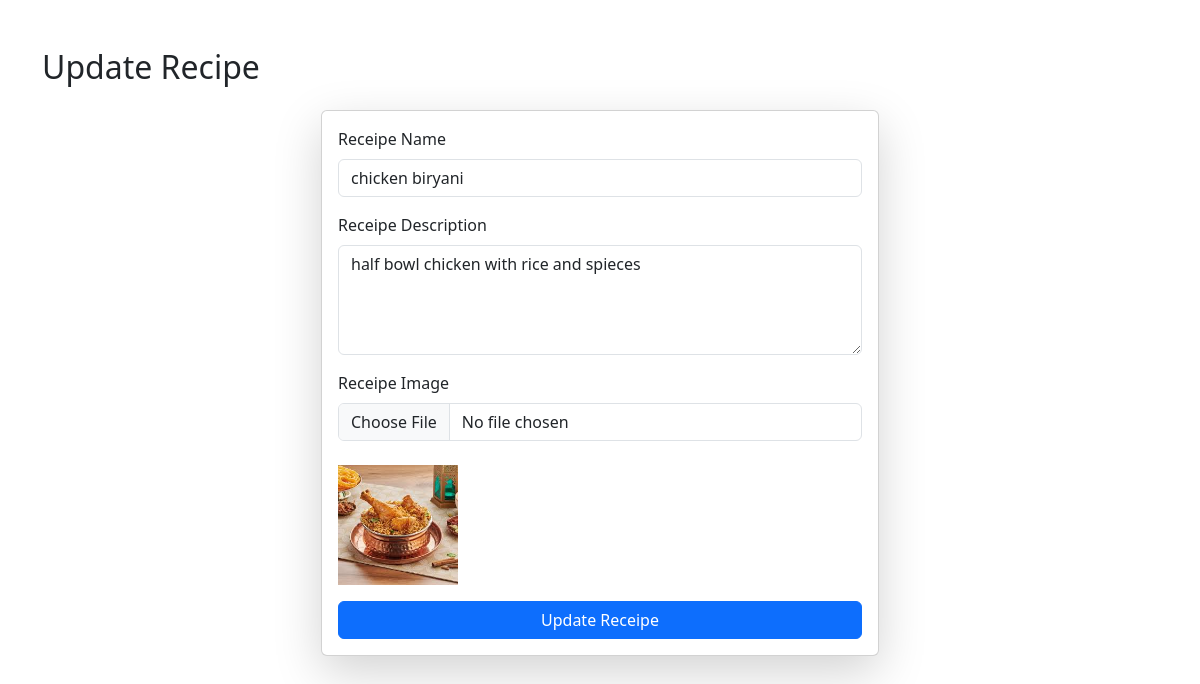
Screenshot of /update-receipe/10/ with the database file from the repository.
### vege/models.py (models this page shows)
class Receipe(models.Model):
    user=models.ForeignKey(User,on_delete=models.SET_NULL,null=True,blank=True)
    receipe_name=models.CharField(max_length=100)
    receipe_description=models.TextField()
    receipe_image=models.ImageField(upload_to="receipe")

### vege/views.py (the view, shortened to what this page needs)
# urls.py: path('update-receipe/<int:id>/',update_receipe,name="update_receipe"),
def update_receipe(request,id):
    queryset=Receipe.objects.get(id=id)
    context={'receipes': queryset}
    return render(request, 'update_receipe.html', context)

### vege/templates/update_receipe.html (shortened to what this page needs)
<!DOCTYPE html>
<html lang="en">
<head>
    <link href="https://cdn.jsdelivr.net/npm/bootstrap@5.3.2/dist/css/bootstrap.min.css" rel="stylesheet">
</head>
<body>
<div class="container mt-5">
    <h2 class="mb-4">Update Recipe</h2>
    <form  class="col-6 mx-auto card p-3 shadow-lg" method="POST" enctype="multipart/form-data">
        <div class="mb-3">
            <label class="form-label">Receipe Name</label>
            <input type="text" name="receipe_name" value="{{receipes.receipe_name}}" class="form-control" required>
        </div>
        <div class="mb-3">
            <label class="form-label">Receipe Description</label>
            <textarea name="receipe_description"  class="form-control" rows="4" required>{{receipes.receipe_description}}</textarea>
        </div>
        <div class="mb-3">
            <label class="form-label">Receipe Image</label>
            <input type="file"
                   name="receipe_image"
                   class="form-control">
            {% if receipes.receipe_image %}
                <br>
                <img src="{{ receipes.receipe_image.url }}" width="120">
            {% endif %}
        </div>
        <button type="submit" class="btn btn-primary">Update Receipe</button>
    </form>
</div>
</body>
</html>

### rows the page displays
Receipe: receipe_name "chicken biryani", receipe_description "half bowl chicken with rice and spieces", receipe_image (picture)
